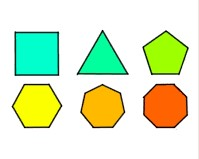
#> input picture Resources/shapes2.jpg, 199 x 159 px
$ python Chapter8.py
#> lines starting #> are read from the running program, lines starting #| are printed output that depends on the picture; after the words box and inside, x2 and y2 are one past the last pixel; in counts of white or black regions, pixels touching at a corner belong together
# Contours and shape detection
import cv2
import numpy as np

def stackImages(scale,imgArray):        # Function to stack up multiple images
    rows = len(imgArray)
    cols = len(imgArray[0])
    rowsAvailable = isinstance(imgArray[0], list)
    width = imgArray[0][0].shape[1]
    height = imgArray[0][0].shape[0]
    if rowsAvailable:
        for x in range ( 0, rows):
            for y in range(0, cols):
                if imgArray[x][y].shape[:2] == imgArray[0][0].shape [:2]:
                    imgArray[x][y] = cv2.resize(imgArray[x][y], (0, 0), None, scale, scale)
                else:
                    imgArray[x][y] = cv2.resize(imgArray[x][y], (imgArray[0][0].shape[1], imgArray[0][0].shape[0]), None, scale, scale)
                if len(imgArray[x][y].shape) == 2: imgArray[x][y]= cv2.cvtColor( imgArray[x][y], cv2.COLOR_GRAY2BGR)
        imageBlank = np.zeros((height, width, 3), np.uint8)
        hor = [imageBlank]*rows
        hor_con = [imageBlank]*rows
        for x in range(0, rows):
            hor[x] = np.hstack(imgArray[x])
        ver = np.vstack(hor)
    else:
        for x in range(0, rows):
            if imgArray[x].shape[:2] == imgArray[0].shape[:2]:
                imgArray[x] = cv2.resize(imgArray[x], (0, 0), None, scale, scale)
            else:
                imgArray[x] = cv2.resize(imgArray[x], (imgArray[0].shape[1], imgArray[0].shape[0]), None,scale, scale)
            if len(imgArray[x].shape) == 2: imgArray[x] = cv2.cvtColor(imgArray[x], cv2.COLOR_GRAY2BGR)
        hor= np.hstack(imgArray)
        ver = hor
    return ver

def getcontours(img):  # Function to find out the contour
    contours, hierarchy = cv2.findContours(img, cv2.RETR_EXTERNAL, cv2.CHAIN_APPROX_NONE)   # To find the contour
    for cnt in contours:
        area = cv2.contourArea(cnt)     # Area of the shapes
        print(area)
        if area > 500:
            cv2.drawContours(imgContour, cnt, -1, (255, 0, 0), 1)  # Draws the contours of the different shapes
            peri = cv2.arcLength(cnt, True)     # To find the perimeter
            print(peri)
            approx = cv2.approxPolyDP(cnt, 0.02*peri, True)    # To count the number of corners in contour
            print(len(approx))
            objCor = len(approx)
            x, y, w, h = cv2.boundingRect(approx)  # To get the bounding boundary of  x, y, w, h of each shape
            if objCor == 3:
                objectType = 'Tri'
            elif objCor == 4:
                aspRatio = float(w)/float(h)
                if aspRatio > 0.95 and aspRatio < 1.05:
                    objectType = 'Square'
                else:
                    objectType = 'Rectangle'
            elif objCor == 5:
                objectType = 'Penta'
            elif objCor == 6:
                objectType = 'Hexa'
            elif objCor == 7:
                objectType = 'Septa'
            elif objCor == 8:
                objectType = 'Octa'
            else:
                objectType = 'None'


            cv2.rectangle(imgContour, (x, y), (x+w, y+h), (0, 255, 0), 2) # To print a rectangle around the shapes
            cv2.putText(imgContour, objectType,
                        (x+(w//2)-10, y+(h//2)-10), cv2.FONT_HERSHEY_COMPLEX, 0.5, (0, 0, 0), 1)  # Name of the shape


img = cv2.imread('Resources/shapes2.jpg')       # Original image
#> img is the input picture: shape (159, 199, 3); mean B, G, R 196.3, 235.1, 219.6
imgContour = img.copy()
imgGray = cv2.cvtColor(img, cv2.COLOR_BGR2GRAY)   # Gray image
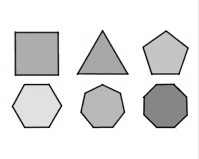
#> imgGray: shape (159, 199); min 1, max 255, mean 226
imgBlur = cv2.GaussianBlur(imgGray, (7, 7), 1)  # Blurred image
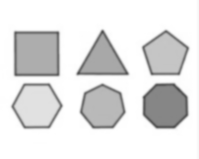
#> imgBlur: shape (159, 199); min 80, max 255, mean 226
imgCanny = cv2.Canny(imgBlur, 50, 50)     # To detect the outline of the image
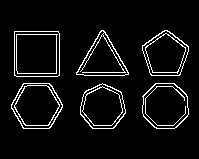
#> imgCanny: shape (159, 199); 6% white in thin lines or dots, all inside (x1, y1, x2, y2) = (11, 30, 189, 129)
getcontours(imgCanny)
#> in getcontours, `contours, hierarchy = cv2.findContours(img, cv2.RETR_EXTERNAL, cv2.CHA..`: contours = 6 contours; box (x1, y1, x2, y2) and area: (14, 31, 60, 77) 2020, (11, 83, 63, 129) 1785, (142, 83, 189, 129) 1702, (80, 83, 126, 129) 1556, (142, 30, 189, 76) 1522, (76, 30, 129, 76) 1292
#> the loop in getcontours, `for cnt in contours:` made 6 passes
#> (area, peri, approx, objCor, x, y, w, h) on pass 4: (2020.5, 178.2, [[14, 31], [14, 75], [59, 75], [58, 31]], 4, 14, 31, 46, 45)
#> (area, peri, approx, objCor, x, y, w, h) on pass 6: (1292, 163.5, [[76, 72], [128, 74], [103, 30]], 3, 76, 30, 53, 45)
#> (printed output is left out)
#> after the loop in getcontours, `for cnt in contours:`:
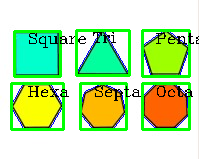
#> imgContour: shape (159, 199, 3); 14.02% of pixels changed, all inside (x1, y1, x2, y2) = (10, 29, 199, 131)


# imgBlank = np.zeros_like(img)
imgBlank = np.zeros((512, 512, 3), np.uint8)
imgStack = stackImages(1, ([img, imgGray, imgBlur],
                           [imgCanny, imgContour, imgBlank]))   # Create stacks of images using the function
#> after the loop in stackImages, `for x in range(0, rows):`: hor = 2 items
#> in stackImages, `ver = np.vstack(hor)`:
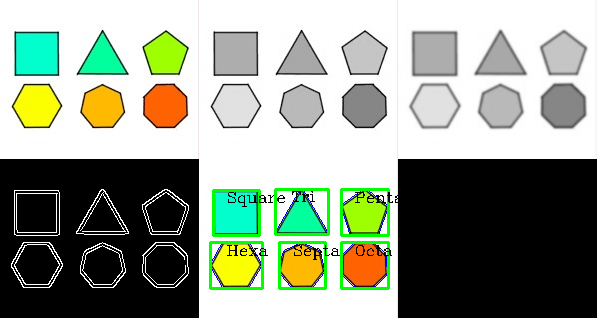
#> ver: shape (318, 597, 3); mean of channels 0, 1, 2 138.8, 155.3, 145.8; drawn as B, G, R


# cv2.imshow('Original', img)
# cv2.imshow('Gray', imgGray)
# cv2.imshow('Blur', imgBlur)
cv2.imshow('Stack', imgStack)

cv2.waitKey(0)

$ run again, with Resources/cards2.jpg copied over Resources/shapes2.jpg
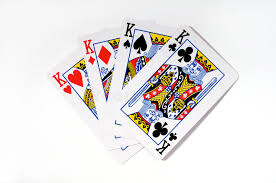
#> input picture Resources/cards2.jpg, 276 x 183 px
#> img is the input picture: shape (183, 276, 3); mean B, G, R 226.3, 227.1, 231
#> `imgCanny = cv2.Canny(imgBlur, 50, 50)`:
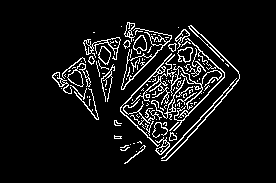
#> imgCanny: shape (183, 276); 7.9% white in thin lines or dots, all inside (x1, y1, x2, y2) = (52, 22, 240, 164)
#> contours = 112 contours, 89 with area under 20; largest, box (x1, y1, x2, y2) and area: (121, 28, 172, 90) 512, (67, 63, 91, 87) 193, (173, 38, 225, 131) 192, (83, 37, 121, 60) 180, (177, 47, 193, 63) 144
#> the loop in getcontours, `for cnt in contours:` made 112 passes
#> (area, peri, objCor, x, y, w, h, objectType) on pass 108: (512.5, 354.1, 8, 121, 30, 51, 60, 'Octa')
#> (printed output is left out)
#> after the loop in stackImages, `for x in range(0, rows):`: hor = 2 items
#> in stackImages, `ver = np.vstack(hor)`:
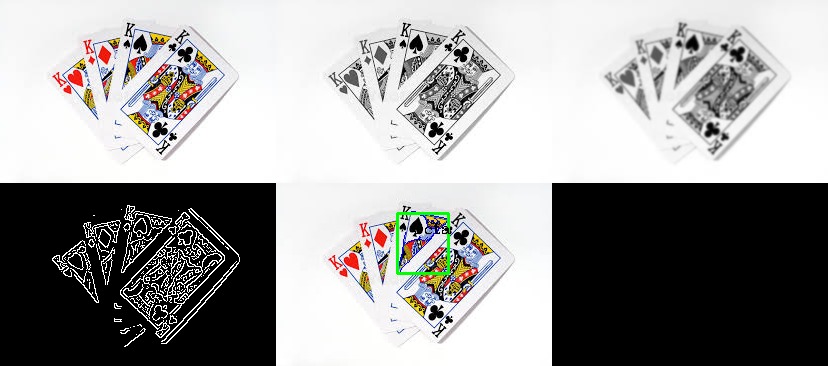
#> ver: shape (366, 828, 3); mean of channels 0, 1, 2 154.5, 155.1, 155.8; drawn as B, G, R
